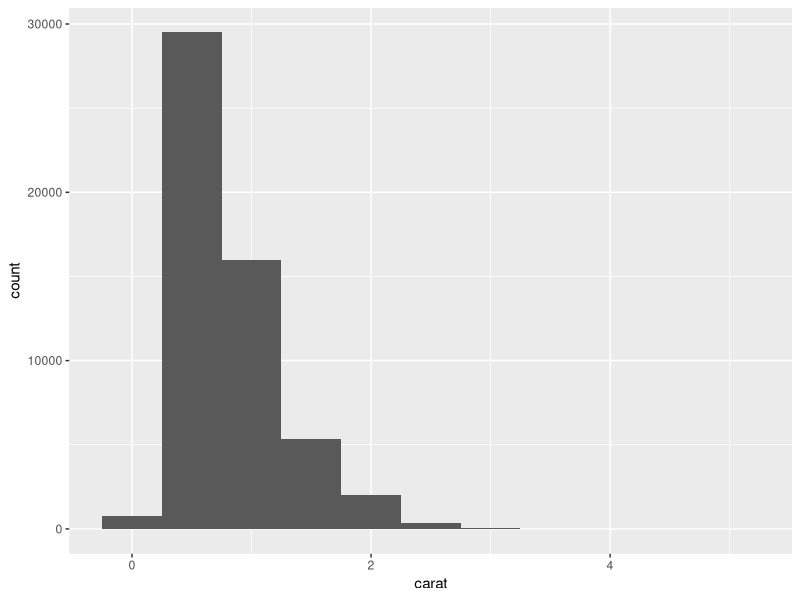
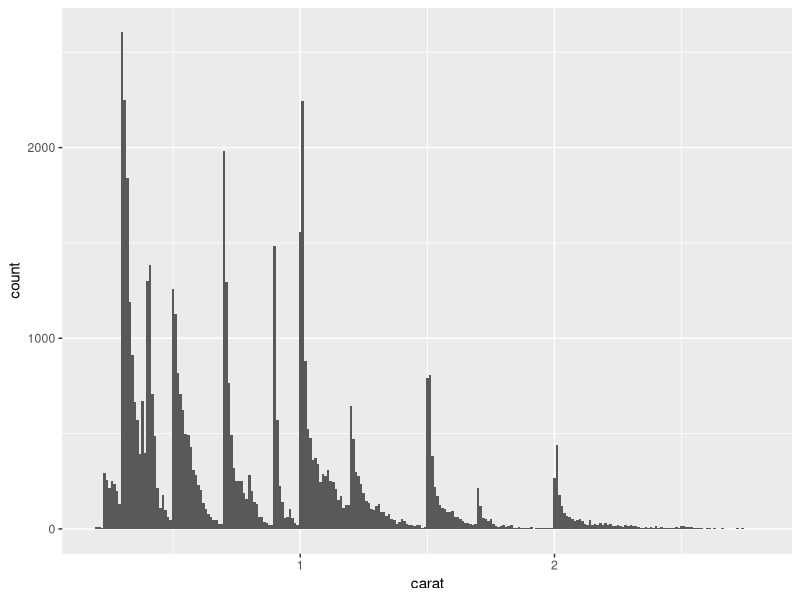
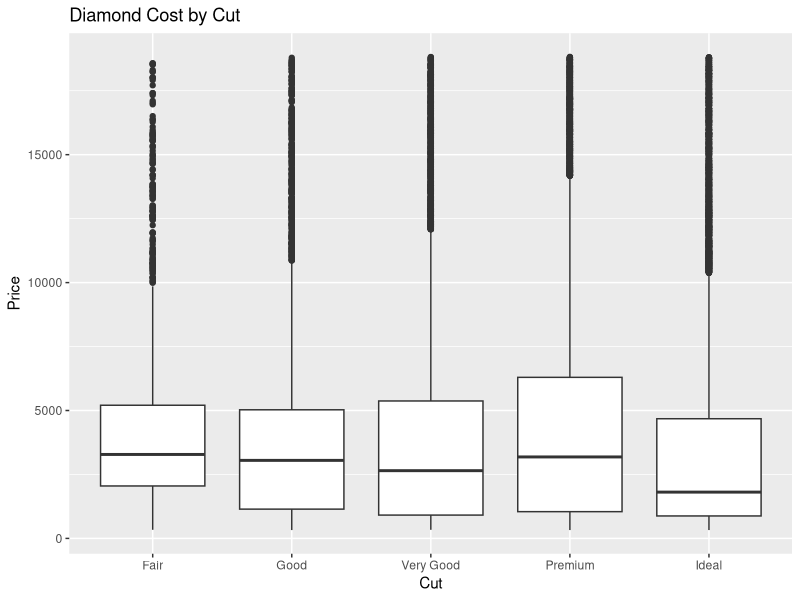
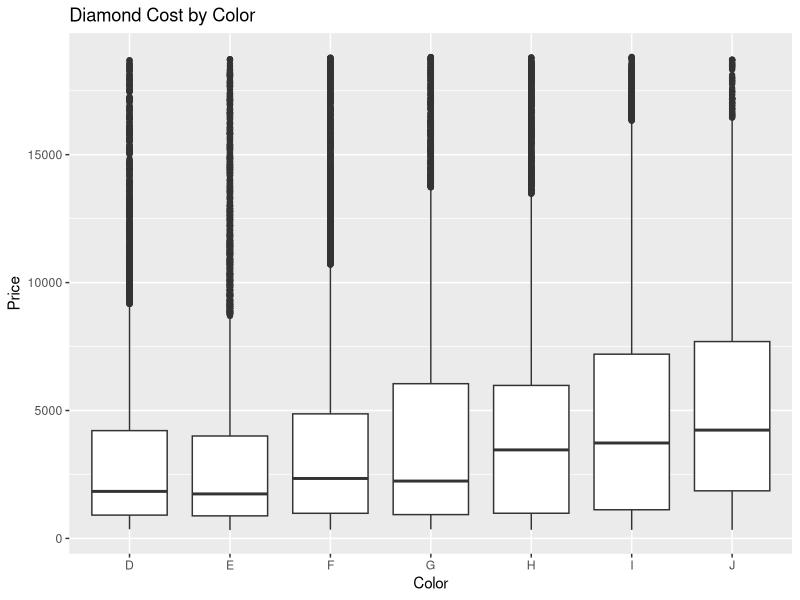
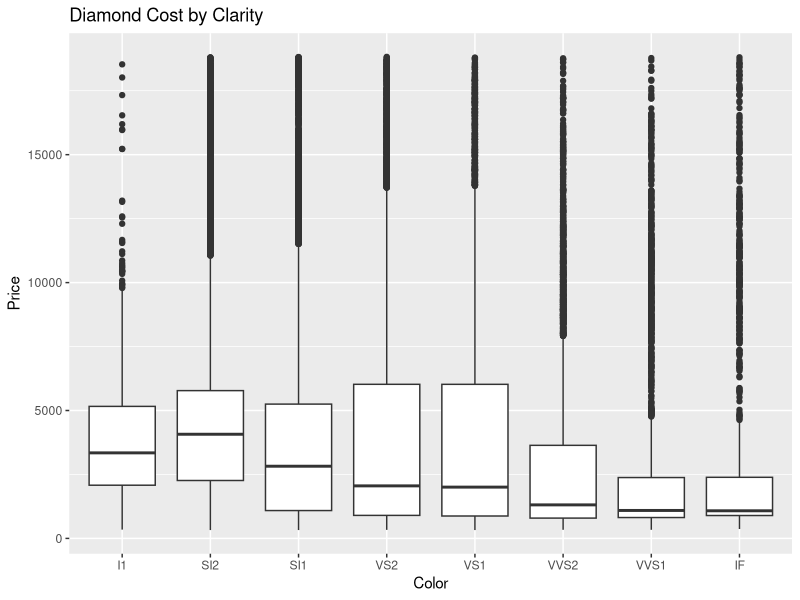
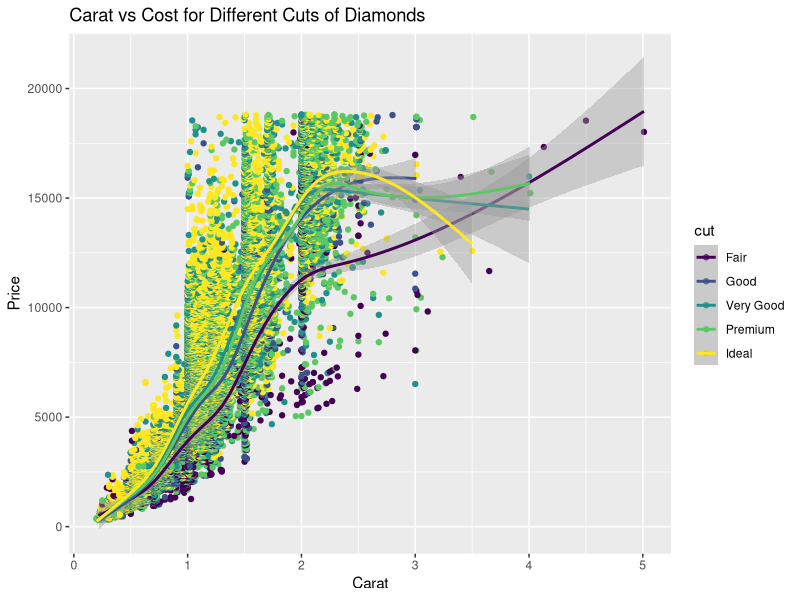

The R source for these figures, in order:
library(tidyverse)
#variation is the tenancy of a measurement to change value to value.
diamonds %>% 
  ggplot(aes(carat))+
  geom_histogram(binwidth = 0.5)

#Q: Which values are most common and why.
#- values between 

diamonds %>% 
  filter(carat < 3) %>% 
  ggplot(aes(carat))+
  geom_histogram(binwidth = 0.01)


ggplot(diamonds, aes(x = cut, y = price)) +
  geom_boxplot() +
  labs(title = "Diamond Cost by Cut", x = "Cut", y = "Price")

ggplot(diamonds, aes(x = color , y = price)) +
  geom_boxplot() +
  labs(title = "Diamond Cost by Color ", x = "Color", y = "Price")

ggplot(diamonds, aes(x = clarity , y = price)) +
  geom_boxplot() +
  labs(title = "Diamond Cost by Clarity ", x = "Color", y = "Price")

# Creating the point plot
ggplot(diamonds, aes(x = carat, y = price, color = cut)) +
  geom_point() +
  geom_smooth() +
  labs(title = "Carat vs Cost for Different Cuts of Diamonds", x = "Carat", y = "Price")


covariance <- cov(diamonds$price, diamonds$carat)
print(covariance)

             